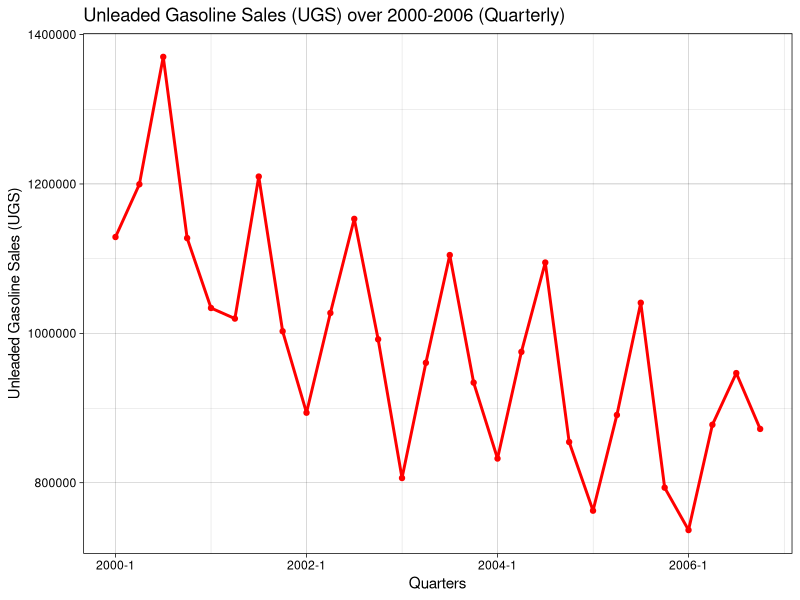
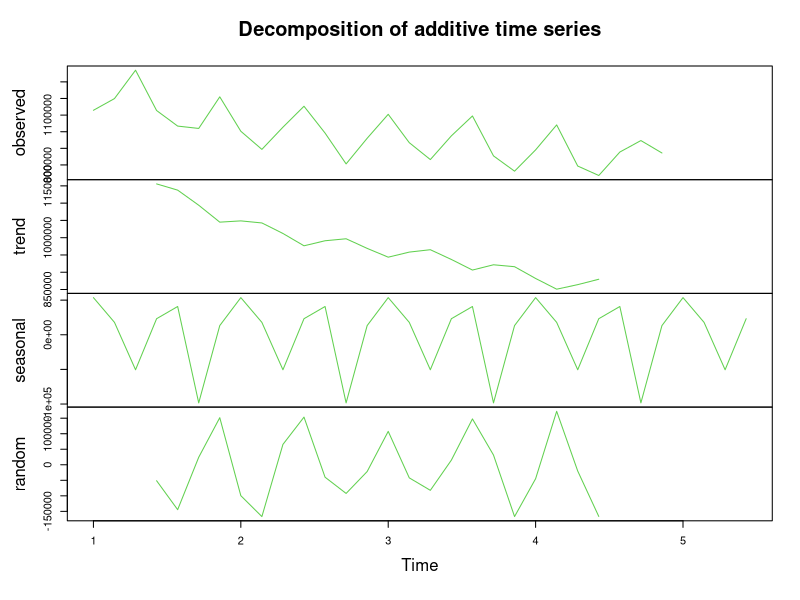
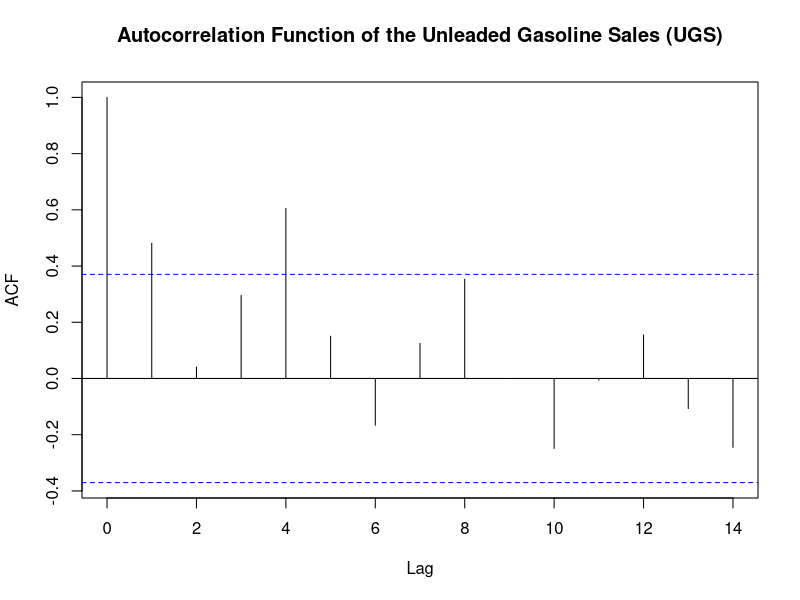
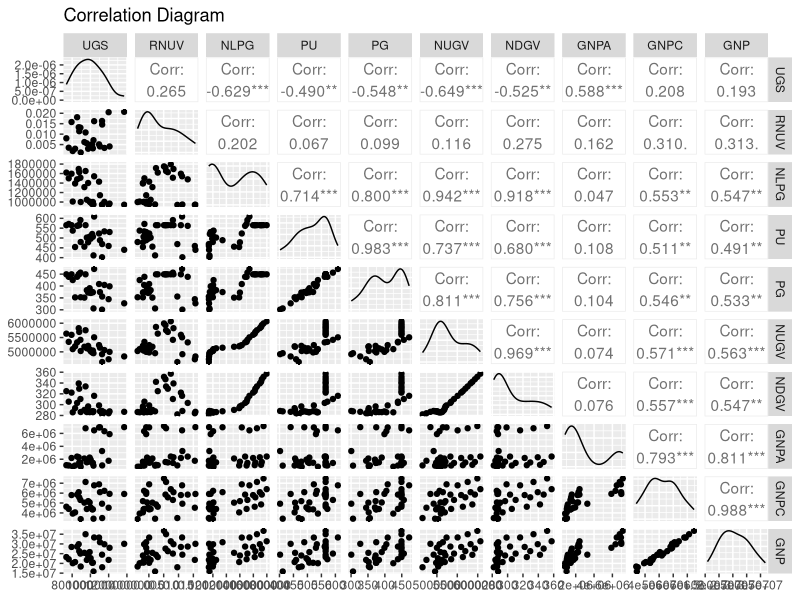
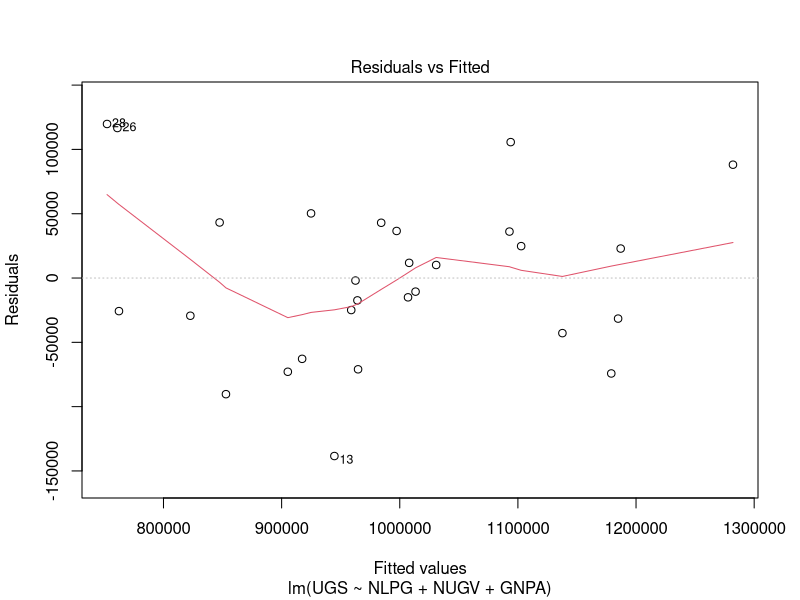
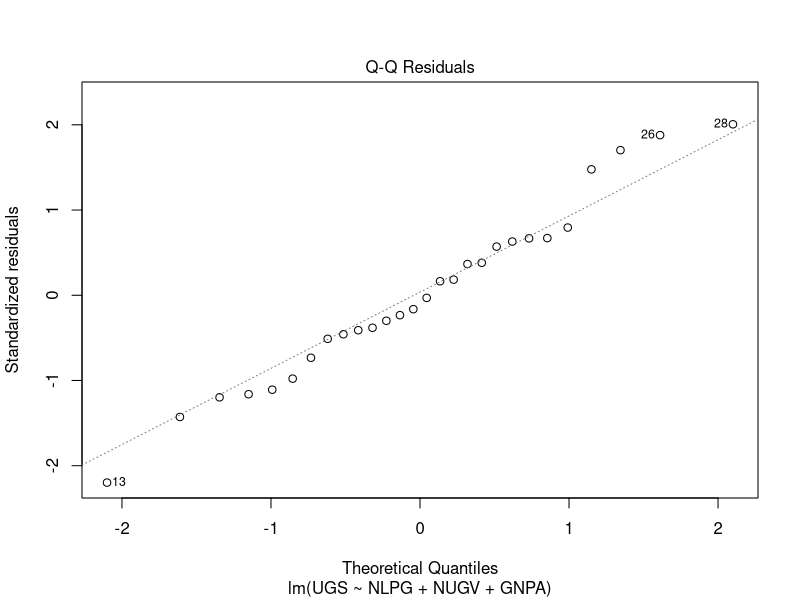
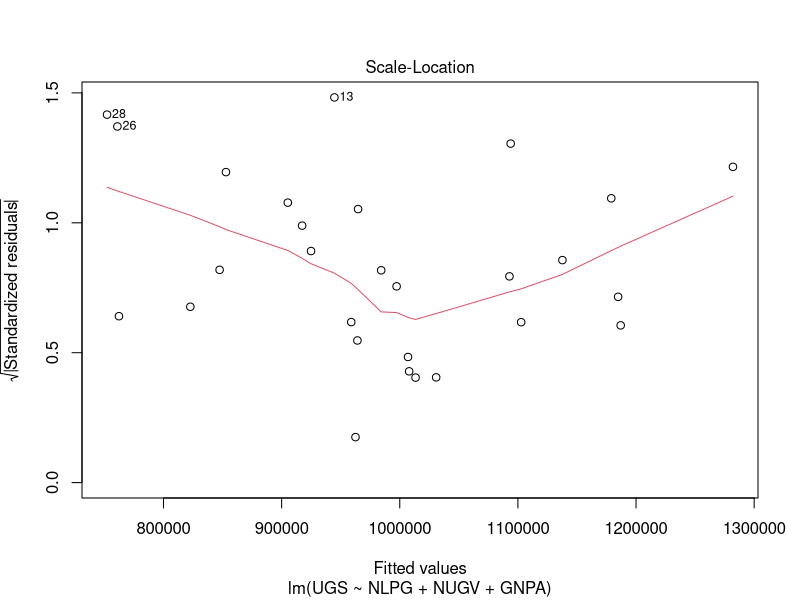
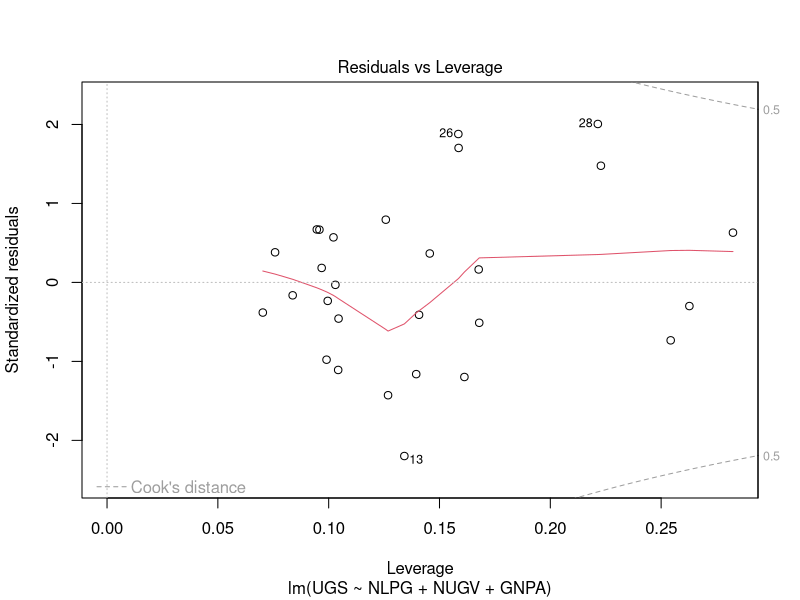

Here is the R script that generated these plots, in order:
## ---- chunk 1
library(readr)
library(dplyr)
library(urca)
library(data.table)
library(forecast)
library(ggplot2)
library(GGally)
library(corrplot)
library(zoo)
library(lubridate)
## ---- chunk 2
data <- read.csv(file = "HW2/IE360_Spring22_HW2_data.csv")
data<-data%>%
  rename(UGS=`Unleaded.Gasoline.Sale..UGS.`,
         RNUV=`RNUV`,
         NLPG=`X..LPG.Vehicles..NLPG.`,
         PU=`Price.of.Unleaded.Gasoline..PU.`,
         PG=`Price.of.Diesel.Gasoline..PG.`,
         NUGV=`X..Unleaded.Gasoline.Vehicles..NUGV.`,
         NDGV=`X..of.Diesel.Gasoline.Vehicles..NDGV.`,
         GNPA=`GNP.Agriculture`,
         GNPC=`GNP.Commerce`,
         GNP=`GNP.Total`)

data$Quarter <- as.yearqtr(gsub(pattern = "_Q", replacement = "q", data$Quarter),format="%Yq%q")
data$UGS <- as.numeric(gsub(pattern = " ", replacement = "", data$UGS))
data$NLPG <- as.numeric(gsub(pattern = " ", replacement = "", data$NLPG))
data$NUGV <- as.numeric(gsub(pattern = " ", replacement = "", data$NUGV))
data$GNPA <- as.numeric(gsub(pattern = " ", replacement = "", data$GNPA))
data$GNPC <- as.numeric(gsub(pattern = " ", replacement = "", data$GNPC))
data$GNP <- as.numeric(gsub(pattern = " ", replacement = "", data$GNP))

#trend
data<-data%>%mutate(trend=row_number())
#seasonality
data$season2 <- ifelse(quarters(data$Quarter) == "Q2", 1, 0)
data$season3 <- ifelse(quarters(data$Quarter) == "Q3", 1, 0)
data$season4 <- ifelse(quarters(data$Quarter) == "Q4", 1, 0)
head(data)
tail(data)
## ---- chunk 3
ggplot(data[1:28,1:2], aes(Quarter, UGS, group=1)) +
  geom_line(data = data[1:28,1:2], size=1, color="red", linetype = "solid") + geom_point(color="red", linetype = "solid") +
   ggtitle("Unleaded Gasoline Sales (UGS) over 2000-2006 (Quarterly)") +
    xlab("Quarters") + ylab("Unleaded Gasoline Sales (UGS)") +
    theme_linedraw()
## ---- chunk 4
unt_test=ur.kpss(data$UGS) 
summary(unt_test)

tsUGS = ts(data$UGS,freq=7)
ugs_decom = decompose(tsUGS)
plot(ugs_decom, col=3)
## ---- chunk 5
acf(data$UGS[1:28], plot = FALSE)
acf(data$UGS[1:28], plot = TRUE, main="Autocorrelation Function of the Unleaded Gasoline Sales (UGS)")
## ---- chunk 6
ggpairs(data.frame(data[,2:11]), cardinality_threshold = 32) + ggtitle("Correlation Diagram")
## ---- chunk 7
fit1<-lm(formula = UGS~NLPG+NUGV+GNPA, data=data[1:28,])
summary(fit1)
plot(fit1)
## ---- chunk 8
fit2<-lm(formula = UGS~NLPG+NUGV+GNPA+trend+season2+season3+season4, data=data[1:28,])
summary(fit2)
plot(fit2)
## ---- chunk 9

fit3<- lm(formula = UGS~NLPG+trend+season2+season3+season4, data=data[1:28,])
summary(fit3)
plot(fit3)
## ---- chunk 10
fit4<-lm(formula = log(UGS)~log(NLPG)+trend+season2+season3+season4, data=data[(1:28)!=6 & (1:28)!=12 & (1:28)!=28,])
summary(fit4)
plot(fit4)
## ---- chunk 11
checkresiduals(fit4)
## ---- chunk 12
copy <- data
prediction <- exp(predict(fit4, copy))
data$Prediction_UGS <- prediction

forecast = data.frame(data$Quarter, data$UGS, data$Prediction_UGS)
forecast

ggplot(forecast) +
  geom_line(aes(x=data.Quarter, y=data.UGS,color="Actual"),size=1)+
  geom_line(aes(x=data.Quarter, y=data.Prediction_UGS,color="Forecasted"),size=1)+
  labs(x="Quarters",
       y="Sales",
       title="Actual and Forecasted Values of UGS",
       color="Consumption")+
  theme_linedraw()

## ---- chunk 13
print(paste("The predicted value of 2007-Quarter 1 : ", data$Prediction_UGS[29]))
print(paste("The predicted value of 2007-Quarter 2 : ", data$Prediction_UGS[30]))
print(paste("The predicted value of 2007-Quarter 3 : ", data$Prediction_UGS[31]))
print(paste("The predicted value of 2007-Quarter 4 : ", data$Prediction_UGS[32]))
